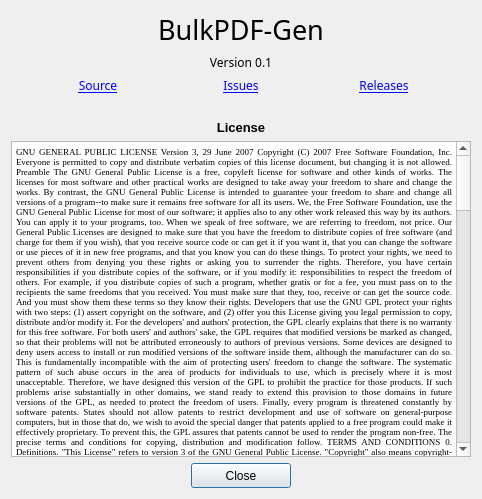
<?xml version="1.0" encoding="UTF-8"?>
<ui version="4.0">
 <class>Dialog</class>
 <widget class="QDialog" name="Dialog">
  <property name="windowModality">
   <enum>Qt::NonModal</enum>
  </property>
  <property name="geometry">
   <rect>
    <x>0</x>
    <y>0</y>
    <width>482</width>
    <height>499</height>
   </rect>
  </property>
  <property name="windowTitle">
   <string>Dialog</string>
  </property>
  <layout class="QGridLayout" name="gridLayout_2">
   <item row="0" column="0">
    <layout class="QGridLayout" name="gridLayout">
     <item row="0" column="0" colspan="3">
      <widget class="QLabel" name="label">
       <property name="font">
        <font>
         <family>Ubuntu Mono</family>
         <pointsize>20</pointsize>
         <weight>50</weight>
         <bold>false</bold>
        </font>
       </property>
       <property name="text">
        <string>&lt;html&gt;&lt;head/&gt;&lt;body&gt;&lt;p align=&quot;center&quot;&gt;BulkPDF-Gen&lt;/p&gt;&lt;/body&gt;&lt;/html&gt;</string>
       </property>
       <property name="textFormat">
        <enum>Qt::RichText</enum>
       </property>
      </widget>
     </item>
     <item row="1" column="0" colspan="3">
      <widget class="QLabel" name="label_2">
       <property name="font">
        <font>
         <family>Ubuntu Mono</family>
         <pointsize>9</pointsize>
         <weight>50</weight>
         <bold>false</bold>
        </font>
       </property>
       <property name="text">
        <string>&lt;html&gt;&lt;head/&gt;&lt;body&gt;&lt;p align=&quot;center&quot;&gt;&lt;span style=&quot; font-weight:400;&quot;&gt;Version 0.1&lt;/span&gt;&lt;/p&gt;&lt;/body&gt;&lt;/html&gt;</string>
       </property>
       <property name="textFormat">
        <enum>Qt::RichText</enum>
       </property>
      </widget>
     </item>
     <item row="5" column="0" colspan="3">
      <spacer name="horizontalSpacer">
       <property name="orientation">
        <enum>Qt::Horizontal</enum>
       </property>
       <property name="sizeHint" stdset="0">
        <size>
         <width>40</width>
         <height>20</height>
        </size>
       </property>
      </spacer>
     </item>
     <item row="4" column="1">
      <widget class="QLabel" name="label_5">
       <property name="font">
        <font>
         <family>Ubuntu Mono</family>
        </font>
       </property>
       <property name="text">
        <string>&lt;html&gt;&lt;head/&gt;&lt;body&gt;&lt;p align=&quot;center&quot;&gt;&lt;a href=&quot;https://github.com/amannirala13/BulkPDF-Gen/issues&quot;&gt;&lt;span style=&quot; text-decoration: underline; color:#0000ff;&quot;&gt;Issues&lt;/span&gt;&lt;/a&gt;&lt;/p&gt;&lt;/body&gt;&lt;/html&gt;</string>
       </property>
       <property name="textFormat">
        <enum>Qt::RichText</enum>
       </property>
      </widget>
     </item>
     <item row="7" column="0" colspan="3">
      <widget class="QTextBrowser" name="textBrowser">
       <property name="font">
        <font>
         <family>Times New Roman</family>
        </font>
       </property>
       <property name="html">
        <string>&lt;!DOCTYPE HTML PUBLIC &quot;-//W3C//DTD HTML 4.0//EN&quot; &quot;http://www.w3.org/TR/REC-html40/strict.dtd&quot;&gt;
&lt;html&gt;&lt;head&gt;&lt;meta name=&quot;qrichtext&quot; content=&quot;1&quot; /&gt;&lt;style type=&quot;text/css&quot;&gt;
p, li { white-space: pre-wrap; }
&lt;/style&gt;&lt;/head&gt;&lt;body style=&quot; font-family:'Times New Roman'; font-size:8.25pt; font-weight:400; font-style:normal;&quot;&gt;
&lt;p align=&quot;justify&quot; style=&quot; margin-top:0px; margin-bottom:0px; margin-left:0px; margin-right:0px; -qt-block-indent:0; text-indent:0px;&quot;&gt;&lt;span style=&quot; font-family:'MS Shell Dlg 2'; font-size:7pt;&quot;&gt;GNU GENERAL PUBLIC LICENSE Version 3, 29 June 2007 Copyright (C) 2007 Free Software Foundation, Inc. Everyone is permitted to copy and distribute verbatim copies of this license document, but changing it is not allowed. Preamble The GNU General Public License is a free, copyleft license for software and other kinds of works. The licenses for most software and other practical works are designed to take away your freedom to share and change the works. By contrast, the GNU General Public License is intended to guarantee your freedom to share and change all versions of a program--to make sure it remains free software for all its users. We, the Free Software Foundation, use the GNU General Public License for most of our software; it applies also to any other work released this way by its authors. You can apply it to your programs, too. When we speak of free software, we are referring to freedom, not price. Our General Public Licenses are designed to make sure that you have the freedom to distribute copies of free software (and charge for them if you wish), that you receive source code or can get it if you want it, that you can change the software or use pieces of it in new free programs, and that you know you can do these things. To protect your rights, we need to prevent others from denying you these rights or asking you to surrender the rights. Therefore, you have certain responsibilities if you distribute copies of the software, or if you modify it: responsibilities to respect the freedom of others. For example, if you distribute copies of such a program, whether gratis or for a fee, you must pass on to the recipients the same freedoms that you received. You must make sure that they, too, receive or can get the source code. And you must show them these terms so they know their rights. Developers that use the GNU GPL protect your rights with two steps: (1) assert copyright on the software, and (2) offer you this License giving you legal permission to copy, distribute and/or modify it. For the developers' and authors' protection, the GPL clearly explains that there is no warranty for this free software. For both users' and authors' sake, the GPL requires that modified versions be marked as changed, so that their problems will not be attributed erroneously to authors of previous versions. Some devices are designed to deny users access to install or run modified versions of the software inside them, although the manufacturer can do so. This is fundamentally incompatible with the aim of protecting users' freedom to change the software. The systematic pattern of such abuse occurs in the area of products for individuals to use, which is precisely where it is most unacceptable. Therefore, we have designed this version of the GPL to prohibit the practice for those products. If such problems arise substantially in other domains, we stand ready to extend this provision to those domains in future versions of the GPL, as needed to protect the freedom of users. Finally, every program is threatened constantly by software patents. States should not allow patents to restrict development and use of software on general-purpose computers, but in those that do, we wish to avoid the special danger that patents applied to a free program could make it effectively proprietary. To prevent this, the GPL assures that patents cannot be used to render the program non-free. The precise terms and conditions for copying, distribution and modification follow. TERMS AND CONDITIONS 0. Definitions. &amp;quot;This License&amp;quot; refers to version 3 of the GNU General Public License. &amp;quot;Copyright&amp;quot; also means copyright-like laws that apply to other kinds of works, such as semiconductor masks. &amp;quot;The Program&amp;quot; refers to any copyrightable work licensed under this License. Each licensee is addressed as &amp;quot;you&amp;quot;. &amp;quot;Licensees&amp;quot; and &amp;quot;recipients&amp;quot; may be individuals or organizations. To &amp;quot;modify&amp;quot; a work means to copy from or adapt all or part of the work in a fashion requiring copyright permission, other than the making of an exact copy. The resulting work is called a &amp;quot;modified version&amp;quot; of the earlier work or a work &amp;quot;based on&amp;quot; the earlier work. A &amp;quot;covered work&amp;quot; means either the unmodified Program or a work based on the Program. To &amp;quot;propagate&amp;quot; a work means to do anything with it that, without permission, would make you directly or secondarily liable for infringement under applicable copyright law, except executing it on a computer or modifying a private copy. Propagation includes copying, distribution (with or without modification), making available to the public, and in some countries other activities as well. To &amp;quot;convey&amp;quot; a work means any kind of propagation that enables other parties to make or receive copies. Mere interaction with a user through a computer network, with no transfer of a copy, is not conveying. An interactive user interface displays &amp;quot;Appropriate Legal Notices&amp;quot; to the extent that it includes a convenient and prominently visible feature that (1) displays an appropriate copyright notice, and (2) tells the user that there is no warranty for the work (except to the extent that warranties are provided), that licensees may convey the work under this License, and how to view a copy of this License. If the interface presents a list of user commands or options, such as a menu, a prominent item in the list meets this criterion. 1. Source Code. The &amp;quot;source code&amp;quot; for a work means the preferred form of the work for making modifications to it. &amp;quot;Object code&amp;quot; means any non-source form of a work. A &amp;quot;Standard Interface&amp;quot; means an interface that either is an official standard defined by a recognized standards body, or, in the case of interfaces specified for a particular programming language, one that is widely used among developers working in that language. The &amp;quot;System Libraries&amp;quot; of an executable work include anything, other than the work as a whole, that (a) is included in the normal form of packaging a Major Component, but which is not part of that Major Component, and (b) serves only to enable use of the work with that Major Component, or to implement a Standard Interface for which an implementation is available to the public in source code form. A &amp;quot;Major Component&amp;quot;, in this context, means a major essential component (kernel, window system, and so on) of the specific operating system (if any) on which the executable work runs, or a compiler used to produce the work, or an object code interpreter used to run it. The &amp;quot;Corresponding Source&amp;quot; for a work in object code form means all the source code needed to generate, install, and (for an executable work) run the object code and to modify the work, including scripts to control those activities. However, it does not include the work's System Libraries, or general-purpose tools or generally available free programs which are used unmodified in performing those activities but which are not part of the work. For example, Corresponding Source includes interface definition files associated with source files for the work, and the source code for shared libraries and dynamically linked subprograms that the work is specifically designed to require, such as by intimate data communication or control flow between those subprograms and other parts of the work. The Corresponding Source need not include anything that users can regenerate automatically from other parts of the Corresponding Source. The Corresponding Source for a work in source code form is that same work. 2. Basic Permissions. All rights granted under this License are granted for the term of copyright on the Program, and are irrevocable provided the stated conditions are met. This License explicitly affirms your unlimited permission to run the unmodified Program. The output from running a covered work is covered by this License only if the output, given its content, constitutes a covered work. This License acknowledges your rights of fair use or other equivalent, as provided by copyright law. You may make, run and propagate covered works that you do not convey, without conditions so long as your license otherwise remains in force. You may convey covered works to others for the sole purpose of having them make modifications exclusively for you, or provide you with facilities for running those works, provided that you comply with the terms of this License in conveying all material for which you do not control copyright. Those thus making or running the covered works for you must do so exclusively on your behalf, under your direction and control, on terms that prohibit them from making any copies of your copyrighted material outside their relationship with you. Conveying under any other circumstances is permitted solely under the conditions stated below. Sublicensing is not allowed; section 10 makes it unnecessary. 3. Protecting Users' Legal Rights From Anti-Circumvention Law. No covered work shall be deemed part of an effective technological measure under any applicable law fulfilling obligations under article 11 of the WIPO copyright treaty adopted on 20 December 1996, or similar laws prohibiting or restricting circumvention of such measures. When you convey a covered work, you waive any legal power to forbid circumvention of technological measures to the extent such circumvention is effected by exercising rights under this License with respect to the covered work, and you disclaim any intention to limit operation or modification of the work as a means of enforcing, against the work's users, your or third parties' legal rights to forbid circumvention of technological measures. 4. Conveying Verbatim Copies. You may convey verbatim copies of the Program's source code as you receive it, in any medium, provided that you conspicuously and appropriately publish on each copy an appropriate copyright notice; keep intact all notices stating that this License and any non-permissive terms added in accord with section 7 apply to the code; keep intact all notices of the absence of any warranty; and give all recipients a copy of this License along with the Program. You may charge any price or no price for each copy that you convey, and you may offer support or warranty protection for a fee. 5. Conveying Modified Source Versions. You may convey a work based on the Program, or the modifications to produce it from the Program, in the form of source code under the terms of section 4, provided that you also meet all of these conditions: a) The work must carry prominent notices stating that you modified it, and giving a relevant date. b) The work must carry prominent notices stating that it is released under this License and any conditions added under section 7. This requirement modifies the requirement in section 4 to &amp;quot;keep intact all notices&amp;quot;. c) You must license the entire work, as a whole, under this License to anyone who comes into possession of a copy. This License will therefore apply, along with any applicable section 7 additional terms, to the whole of the work, and all its parts, regardless of how they are packaged. This License gives no permission to license the work in any other way, but it does not invalidate such permission if you have separately received it. d) If the work has interactive user interfaces, each must display Appropriate Legal Notices; however, if the Program has interactive interfaces that do not display Appropriate Legal Notices, your work need not make them do so. A compilation of a covered work with other separate and independent works, which are not by their nature extensions of the covered work, and which are not combined with it such as to form a larger program, in or on a volume of a storage or distribution medium, is called an &amp;quot;aggregate&amp;quot; if the compilation and its resulting copyright are not used to limit the access or legal rights of the compilation's users beyond what the individual works permit. Inclusion of a covered work in an aggregate does not cause this License to apply to the other parts of the aggregate. 6. Conveying Non-Source Forms. You may convey a covered work in object code form under the terms of sections 4 and 5, provided that you also convey the machine-readable Corresponding Source under the terms of this License, in one of these ways: a) Convey the object code in, or embodied in, a physical product (including a physical distribution medium), accompanied by the Corresponding Source fixed on a durable physical medium customarily used for software interchange. b) Convey the object code in, or embodied in, a physical product (including a physical distribution medium), accompanied by a written offer, valid for at least three years and valid for as long as you offer spare parts or customer support for that product model, to give anyone who possesses the object code either (1) a copy of the Corresponding Source for all the software in the product that is covered by this License, on a durable physical medium customarily used for software interchange, for a price no more than your reasonable cost of physically performing this conveying of source, or (2) access to copy the Corresponding Source from a network server at no charge. c) Convey individual copies of the object code with a copy of the written offer to provide the Corresponding Source. This alternative is allowed only occasionally and noncommercially, and only if you received the object code with such an offer, in accord with subsection 6b. d) Convey the object code by offering access from a designated place (gratis or for a charge), and offer equivalent access to the Corresponding Source in the same way through the same place at no further charge. You need not require recipients to copy the Corresponding Source along with the object code. If the place to copy the object code is a network server, the Corresponding Source may be on a different server (operated by you or a third party) that supports equivalent copying facilities, provided you maintain clear directions next to the object code saying where to find the Corresponding Source. Regardless of what server hosts the Corresponding Source, you remain obligated to ensure that it is available for as long as needed to satisfy these requirements. e) Convey the object code using peer-to-peer transmission, provided you inform other peers where the object code and Corresponding Source of the work are being offered to the general public at no charge under subsection 6d. A separable portion of the object code, whose source code is excluded from the Corresponding Source as a System Library, need not be included in conveying the object code work. A &amp;quot;User Product&amp;quot; is either (1) a &amp;quot;consumer product&amp;quot;, which means any tangible personal property which is normally used for personal, family, or household purposes, or (2) anything designed or sold for incorporation into a dwelling. In determining whether a product is a consumer product, doubtful cases shall be resolved in favor of coverage. For a particular product received by a particular user, &amp;quot;normally used&amp;quot; refers to a typical or common use of that class of product, regardless of the status of the particular user or of the way in which the particular user actually uses, or expects or is expected to use, the product. A product is a consumer product regardless of whether the product has substantial commercial, industrial or non-consumer uses, unless such uses represent the only significant mode of use of the product. &amp;quot;Installation Information&amp;quot; for a User Product means any methods, procedures, authorization keys, or other information required to install and execute modified versions of a covered work in that User Product from a modified version of its Corresponding Source. The information must suffice to ensure that the continued functioning of the modified object code is in no case prevented or interfered with solely because modification has been made. If you convey an object code work under this section in, or with, or specifically for use in, a User Product, and the conveying occurs as part of a transaction in which the right of possession and use of the User Product is transferred to the recipient in perpetuity or for a fixed term (regardless of how the transaction is characterized), the Corresponding Source conveyed under this section must be accompanied by the Installation Information. But this requirement does not apply if neither you nor any third party retains the ability to install modified object code on the User Product (for example, the work has been installed in ROM). The requirement to provide Installation Information does not include a requirement to continue to provide support service, warranty, or updates for a work that has been modified or installed by the recipient, or for the User Product in which it has been modified or installed. Access to a network may be denied when the modification itself materially and adversely affects the operation of the network or violates the rules and protocols for communication across the network. Corresponding Source conveyed, and Installation Information provided, in accord with this section must be in a format that is publicly documented (and with an implementation available to the public in source code form), and must require no special password or key for unpacking, reading or copying. 7. Additional Terms. &amp;quot;Additional permissions&amp;quot; are terms that supplement the terms of this License by making exceptions from one or more of its conditions. Additional permissions that are applicable to the entire Program shall be treated as though they were included in this License, to the extent that they are valid under applicable law. If additional permissions apply only to part of the Program, that part may be used separately under those permissions, but the entire Program remains governed by this License without regard to the additional permissions. When you convey a copy of a covered work, you may at your option remove any additional permissions from that copy, or from any part of it. (Additional permissions may be written to require their own removal in certain cases when you modify the work.) You may place additional permissions on material, added by you to a covered work, for which you have or can give appropriate copyright permission. Notwithstanding any other provision of this License, for material you add to a covered work, you may (if authorized by the copyright holders of that material) supplement the terms of this License with terms: a) Disclaiming warranty or limiting liability differently from the terms of sections 15 and 16 of this License; or b) Requiring preservation of specified reasonable legal notices or author attributions in that material or in the Appropriate Legal Notices displayed by works containing it; or c) Prohibiting misrepresentation of the origin of that material, or requiring that modified versions of such material be marked in reasonable ways as different from the original version; or d) Limiting the use for publicity purposes of names of licensors or authors of the material; or e) Declining to grant rights under trademark law for use of some trade names, trademarks, or service marks; or f) Requiring indemnification of licensors and authors of that material by anyone who conveys the material (or modified versions of it) with contractual assumptions of liability to the recipient, for any liability that these contractual assumptions directly impose on those licensors and authors. All other non-permissive additional terms are considered &amp;quot;further restrictions&amp;quot; within the meaning of section 10. If the Program as you received it, or any part of it, contains a notice stating that it is governed by this License along with a term that is a further restriction, you may remove that term. If a license document contains a further restriction but permits relicensing or conveying under this License, you may add to a covered work material governed by the terms of that license document, provided that the further restriction does not survive such relicensing or conveying. If you add terms to a covered work in accord with this section, you must place, in the relevant source files, a statement of the additional terms that apply to those files, or a notice indicating where to find the applicable terms. Additional terms, permissive or non-permissive, may be stated in the form of a separately written license, or stated as exceptions; the above requirements apply either way. 8. Termination. You may not propagate or modify a covered work except as expressly provided under this License. Any attempt otherwise to propagate or modify it is void, and will automatically terminate your rights under this License (including any patent licenses granted under the third paragraph of section 11). However, if you cease all violation of this License, then your license from a particular copyright holder is reinstated (a) provisionally, unless and until the copyright holder explicitly and finally terminates your license, and (b) permanently, if the copyright holder fails to notify you of the violation by some reasonable means prior to 60 days after the cessation. Moreover, your license from a particular copyright holder is reinstated permanently if the copyright holder notifies you of the violation by some reasonable means, this is the first time you have received notice of violation of this License (for any work) from that copyright holder, and you cure the violation prior to 30 days after your receipt of the notice. Termination of your rights under this section does not terminate the licenses of parties who have received copies or rights from you under this License. If your rights have been terminated and not permanently reinstated, you do not qualify to receive new licenses for the same material under section 10. 9. Acceptance Not Required for Having Copies. You are not required to accept this License in order to receive or run a copy of the Program. Ancillary propagation of a covered work occurring solely as a consequence of using peer-to-peer transmission to receive a copy likewise does not require acceptance. However, nothing other than this License grants you permission to propagate or modify any covered work. These actions infringe copyright if you do not accept this License. Therefore, by modifying or propagating a covered work, you indicate your acceptance of this License to do so. 10. Automatic Licensing of Downstream Recipients. Each time you convey a covered work, the recipient automatically receives a license from the original licensors, to run, modify and propagate that work, subject to this License. You are not responsible for enforcing compliance by third parties with this License. An &amp;quot;entity transaction&amp;quot; is a transaction transferring control of an organization, or substantially all assets of one, or subdividing an organization, or merging organizations. If propagation of a covered work results from an entity transaction, each party to that transaction who receives a copy of the work also receives whatever licenses to the work the party's predecessor in interest had or could give under the previous paragraph, plus a right to possession of the Corresponding Source of the work from the predecessor in interest, if the predecessor has it or can get it with reasonable efforts. You may not impose any further restrictions on the exercise of the rights granted or affirmed under this License. For example, you may not impose a license fee, royalty, or other charge for exercise of rights granted under this License, and you may not initiate litigation (including a cross-claim or counterclaim in a lawsuit) alleging that any patent claim is infringed by making, using, selling, offering for sale, or importing the Program or any portion of it. 11. Patents. A &amp;quot;contributor&amp;quot; is a copyright holder who authorizes use under this License of the Program or a work on which the Program is based. The work thus licensed is called the contributor's &amp;quot;contributor version&amp;quot;. A contributor's &amp;quot;essential patent claims&amp;quot; are all patent claims owned or controlled by the contributor, whether already acquired or hereafter acquired, that would be infringed by some manner, permitted by this License, of making, using, or selling its contributor version, but do not include claims that would be infringed only as a consequence of further modification of the contributor version. For purposes of this definition, &amp;quot;control&amp;quot; includes the right to grant patent sublicenses in a manner consistent with the requirements of this License. Each contributor grants you a non-exclusive, worldwide, royalty-free patent license under the contributor's essential patent claims, to make, use, sell, offer for sale, import and otherwise run, modify and propagate the contents of its contributor version. In the following three paragraphs, a &amp;quot;patent license&amp;quot; is any express agreement or commitment, however denominated, not to enforce a patent (such as an express permission to practice a patent or covenant not to sue for patent infringement). To &amp;quot;grant&amp;quot; such a patent license to a party means to make such an agreement or commitment not to enforce a patent against the party. If you convey a covered work, knowingly relying on a patent license, and the Corresponding Source of the work is not available for anyone to copy, free of charge and under the terms of this License, through a publicly available network server or other readily accessible means, then you must either (1) cause the Corresponding Source to be so available, or (2) arrange to deprive yourself of the benefit of the patent license for this particular work, or (3) arrange, in a manner consistent with the requirements of this License, to extend the patent license to downstream recipients. &amp;quot;Knowingly relying&amp;quot; means you have actual knowledge that, but for the patent license, your conveying the covered work in a country, or your recipient's use of the covered work in a country, would infringe one or more identifiable patents in that country that you have reason to believe are valid. If, pursuant to or in connection with a single transaction or arrangement, you convey, or propagate by procuring conveyance of, a covered work, and grant a patent license to some of the parties receiving the covered work authorizing them to use, propagate, modify or convey a specific copy of the covered work, then the patent license you grant is automatically extended to all recipients of the covered work and works based on it. A patent license is &amp;quot;discriminatory&amp;quot; if it does not include within the scope of its coverage, prohibits the exercise of, or is conditioned on the non-exercise of one or more of the rights that are specifically granted under this License. You may not convey a covered work if you are a party to an arrangement with a third party that is in the business of distributing software, under which you make payment to the third party based on the extent of your activity of conveying the work, and under which the third party grants, to any of the parties who would receive the covered work from you, a discriminatory patent license (a) in connection with copies of the covered work conveyed by you (or copies made from those copies), or (b) primarily for and in connection with specific products or compilations that contain the covered work, unless you entered into that arrangement, or that patent license was granted, prior to 28 March 2007. Nothing in this License shall be construed as excluding or limiting any implied license or other defenses to infringement that may otherwise be available to you under applicable patent law. 12. No Surrender of Others' Freedom. If conditions are imposed on you (whether by court order, agreement or otherwise) that contradict the conditions of this License, they do not excuse you from the conditions of this License. If you cannot convey a covered work so as to satisfy simultaneously your obligations under this License and any other pertinent obligations, then as a consequence you may not convey it at all. For example, if you agree to terms that obligate you to collect a royalty for further conveying from those to whom you convey the Program, the only way you could satisfy both those terms and this License would be to refrain entirely from conveying the Program. 13. Use with the GNU Affero General Public License. Notwithstanding any other provision of this License, you have permission to link or combine any covered work with a work licensed under version 3 of the GNU Affero General Public License into a single combined work, and to convey the resulting work. The terms of this License will continue to apply to the part which is the covered work, but the special requirements of the GNU Affero General Public License, section 13, concerning interaction through a network will apply to the combination as such. 14. Revised Versions of this License. The Free Software Foundation may publish revised and/or new versions of the GNU General Public License from time to time. Such new versions will be similar in spirit to the present version, but may differ in detail to address new problems or concerns. Each version is given a distinguishing version number. If the Program specifies that a certain numbered version of the GNU General Public License &amp;quot;or any later version&amp;quot; applies to it, you have the option of following the terms and conditions either of that numbered version or of any later version published by the Free Software Foundation. If the Program does not specify a version number of the GNU General Public License, you may choose any version ever published by the Free Software Foundation. If the Program specifies that a proxy can decide which future versions of the GNU General Public License can be used, that proxy's public statement of acceptance of a version permanently authorizes you to choose that version for the Program. Later license versions may give you additional or different permissions. However, no additional obligations are imposed on any author or copyright holder as a result of your choosing to follow a later version. 15. Disclaimer of Warranty. THERE IS NO WARRANTY FOR THE PROGRAM, TO THE EXTENT PERMITTED BY APPLICABLE LAW. EXCEPT WHEN OTHERWISE STATED IN WRITING THE COPYRIGHT HOLDERS AND/OR OTHER PARTIES PROVIDE THE PROGRAM &amp;quot;AS IS&amp;quot; WITHOUT WARRANTY OF ANY KIND, EITHER EXPRESSED OR IMPLIED, INCLUDING, BUT NOT LIMITED TO, THE IMPLIED WARRANTIES OF MERCHANTABILITY AND FITNESS FOR A PARTICULAR PURPOSE. THE ENTIRE RISK AS TO THE QUALITY AND PERFORMANCE OF THE PROGRAM IS WITH YOU. SHOULD THE PROGRAM PROVE DEFECTIVE, YOU ASSUME THE COST OF ALL NECESSARY SERVICING, REPAIR OR CORRECTION. 16. Limitation of Liability. IN NO EVENT UNLESS REQUIRED BY APPLICABLE LAW OR AGREED TO IN WRITING WILL ANY COPYRIGHT HOLDER, OR ANY OTHER PARTY WHO MODIFIES AND/OR CONVEYS THE PROGRAM AS PERMITTED ABOVE, BE LIABLE TO YOU FOR DAMAGES, INCLUDING ANY GENERAL, SPECIAL, INCIDENTAL OR CONSEQUENTIAL DAMAGES ARISING OUT OF THE USE OR INABILITY TO USE THE PROGRAM (INCLUDING BUT NOT LIMITED TO LOSS OF DATA OR DATA BEING RENDERED INACCURATE OR LOSSES SUSTAINED BY YOU OR THIRD PARTIES OR A FAILURE OF THE PROGRAM TO OPERATE WITH ANY OTHER PROGRAMS), EVEN IF SUCH HOLDER OR OTHER PARTY HAS BEEN ADVISED OF THE POSSIBILITY OF SUCH DAMAGES. 17. Interpretation of Sections 15 and 16. If the disclaimer of warranty and limitation of liability provided above cannot be given local legal effect according to their terms, reviewing courts shall apply local law that most closely approximates an absolute waiver of all civil liability in connection with the Program, unless a warranty or assumption of liability accompanies a copy of the Program in return for a fee. END OF TERMS AND CONDITIONS How to Apply These Terms to Your New Programs If you develop a new program, and you want it to be of the greatest possible use to the public, the best way to achieve this is to make it free software which everyone can redistribute and change under these terms. To do so, attach the following notices to the program. It is safest to attach them to the start of each source file to most effectively state the exclusion of warranty; and each file should have at least the &amp;quot;copyright&amp;quot; line and a pointer to where the full notice is found. Copyright (C) This program is free software: you can redistribute it and/or modify it under the terms of the GNU General Public License as published by the Free Software Foundation, either version 3 of the License, or (at your option) any later version. This program is distributed in the hope that it will be useful, but WITHOUT ANY WARRANTY; without even the implied warranty of MERCHANTABILITY or FITNESS FOR A PARTICULAR PURPOSE. See the GNU General Public License for more details. You should have received a copy of the GNU General Public License along with this program. If not, see . Also add information on how to contact you by electronic and paper mail. If the program does terminal interaction, make it output a short notice like this when it starts in an interactive mode: Copyright (C) This program comes with ABSOLUTELY NO WARRANTY; for details type `show w'. This is free software, and you are welcome to redistribute it under certain conditions; type `show c' for details. The hypothetical commands `show w' and `show c' should show the appropriate parts of the General Public License. Of course, your program's commands might be different; for a GUI interface, you would use an &amp;quot;about box&amp;quot;. You should also get your employer (if you work as a programmer) or school, if any, to sign a &amp;quot;copyright disclaimer&amp;quot; for the program, if necessary. For more information on this, and how to apply and follow the GNU GPL, see . The GNU General Public License does not permit incorporating your program into proprietary programs. If your program is a subroutine library, you may consider it more useful to permit linking proprietary applications with the library. If this is what you want to do, use the GNU Lesser General Public License instead of this License. But first, please read .&lt;/span&gt;&lt;/p&gt;&lt;/body&gt;&lt;/html&gt;</string>
       </property>
      </widget>
     </item>
     <item row="6" column="0" colspan="3">
      <widget class="QLabel" name="label_4">
       <property name="font">
        <font>
         <family>Arial</family>
        </font>
       </property>
       <property name="text">
        <string>&lt;html&gt;&lt;head/&gt;&lt;body&gt;&lt;p align=&quot;center&quot;&gt;&lt;span style=&quot; font-size:10pt; font-weight:600;&quot;&gt;License&lt;/span&gt;&lt;/p&gt;&lt;/body&gt;&lt;/html&gt;</string>
       </property>
       <property name="textFormat">
        <enum>Qt::RichText</enum>
       </property>
      </widget>
     </item>
     <item row="4" column="2">
      <widget class="QLabel" name="label_6">
       <property name="font">
        <font>
         <family>Ubuntu Mono</family>
        </font>
       </property>
       <property name="text">
        <string>&lt;html&gt;&lt;head/&gt;&lt;body&gt;&lt;p align=&quot;center&quot;&gt;&lt;a href=&quot;https://github.com/amannirala13/BulkPDF-Gen/releases&quot;&gt;&lt;span style=&quot; text-decoration: underline; color:#0000ff;&quot;&gt;Releases&lt;/span&gt;&lt;/a&gt;&lt;/p&gt;&lt;/body&gt;&lt;/html&gt;</string>
       </property>
       <property name="textFormat">
        <enum>Qt::RichText</enum>
       </property>
      </widget>
     </item>
     <item row="4" column="0">
      <widget class="QLabel" name="label_3">
       <property name="font">
        <font>
         <family>Ubuntu Mono</family>
        </font>
       </property>
       <property name="text">
        <string>&lt;html&gt;&lt;head/&gt;&lt;body&gt;&lt;p align=&quot;center&quot;&gt;&lt;a href=&quot;https://github.com/amannirala13/BulkPDF-Gen&quot;&gt;&lt;span style=&quot; text-decoration: underline; color:#0000ff;&quot;&gt;Source&lt;/span&gt;&lt;/a&gt;&lt;/p&gt;&lt;/body&gt;&lt;/html&gt;</string>
       </property>
       <property name="textFormat">
        <enum>Qt::RichText</enum>
       </property>
      </widget>
     </item>
     <item row="9" column="1">
      <widget class="QPushButton" name="about_close">
       <property name="minimumSize">
        <size>
         <width>100</width>
         <height>25</height>
        </size>
       </property>
       <property name="maximumSize">
        <size>
         <width>100</width>
         <height>25</height>
        </size>
       </property>
       <property name="layoutDirection">
        <enum>Qt::LeftToRight</enum>
       </property>
       <property name="text">
        <string>Close</string>
       </property>
       <property name="checkable">
        <bool>false</bool>
       </property>
      </widget>
     </item>
    </layout>
   </item>
  </layout>
 </widget>
 <resources/>
 <connections>
  <connection>
   <sender>about_close</sender>
   <signal>clicked()</signal>
   <receiver>Dialog</receiver>
   <slot>reject()</slot>
   <hints>
    <hint type="sourcelabel">
     <x>229</x>
     <y>475</y>
    </hint>
    <hint type="destinationlabel">
     <x>57</x>
     <y>123</y>
    </hint>
   </hints>
  </connection>
 </connections>
</ui>
